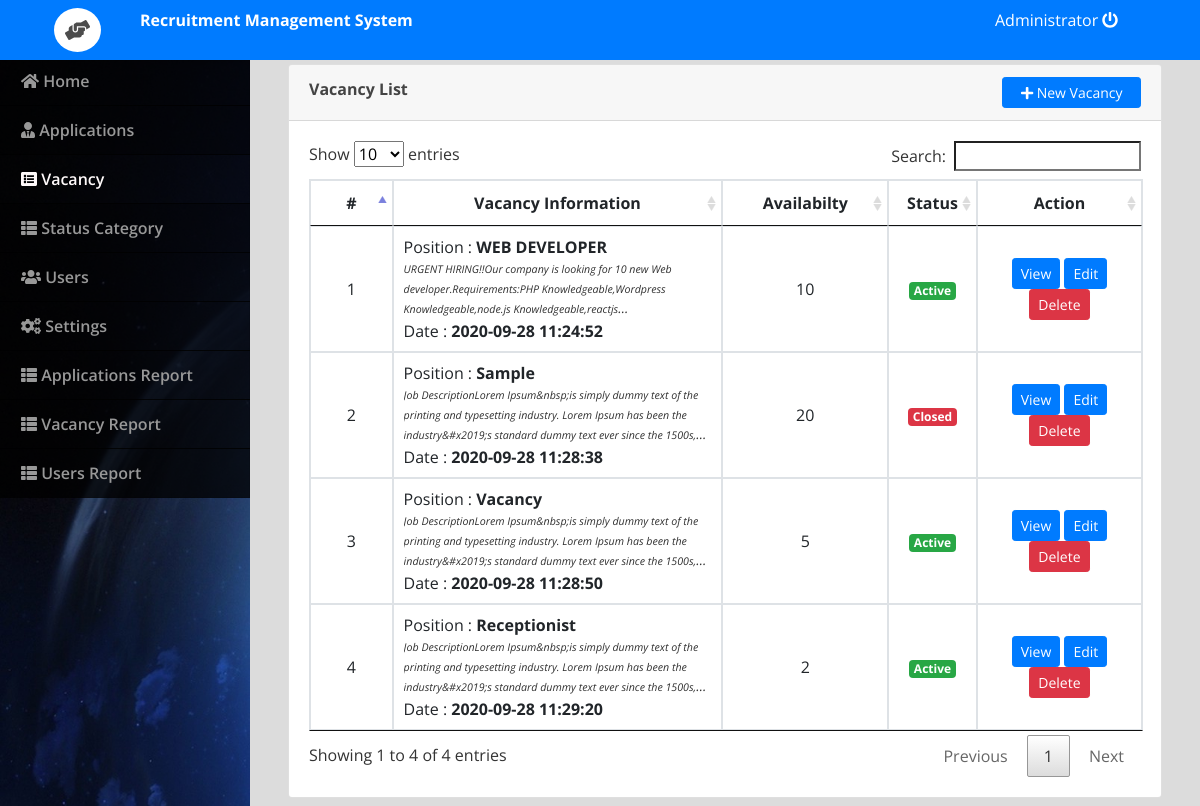
/admin/index.php?page=vacancy (signed in), run on the app's committed database.
### tables this page shows
CREATE TABLE `vacancy` (
  `id` int(30) NOT NULL,
  `position` varchar(200) NOT NULL,
  `availability` int(30) NOT NULL,
  `description` text NOT NULL,
  `status` tinyint(1) NOT NULL DEFAULT 1,
  `date_created` datetime NOT NULL DEFAULT current_timestamp()
);

### admin/vacancy.php (the view, shortened to what this page needs)
<?php include('db_connect.php');?>
<div class="container-fluid">
	<div class="col-lg-12">
		<div class="row">
			<div class="col-md-12">
				<div class="card">
					<div class="card-header">
						<div class="row">
							<div class="col-lg-12">
								<span><large><b>Vacancy List</b></large></span>
								<button class="btn btn-sm btn-block btn-primary btn-sm col-md-2 float-right" type="button" id="new_vacancy"><i class="fa fa-plus"></i> New Vacancy</button>
							</div>
						</div>
					</div>
					<div class="card-body">
						<table class="table table-bordered table-hover">
							<colgroup>
								<col width="10%">
								<col width="40%">
								<col width="20%">
								<col width="10%">
								<col width="20%">
							</colgroup>
							<thead>
								<tr>
									<th class="text-center">#</th>
									<th class="text-center">Vacancy Information</th>
									<th class="text-center">Availabilty</th>
									<th class="text-center">Status</th>
									<th class="text-center">Action</th>
								</tr>
							</thead>
							<tbody>
								<?php
								$i = 1;
								$plan = $conn->query("SELECT * FROM vacancy order by id asc");
								while($row=$plan->fetch_assoc()):
									$trans = get_html_translation_table(HTML_ENTITIES,ENT_QUOTES);
									unset($trans["\""], $trans["<"], $trans[">"], $trans["<h2"]);
									$desc = strtr(html_entity_decode($row['description']),$trans);
									$desc=str_replace(array("<li>","</li>"), array("",","), $desc);
								?>
								<tr>
									<td class="text-center"><?php echo $i++ ?></td>
									<td class="">
										<p>Position : <b><?php echo $row['position'] ?></b></p>
										<p class=" truncate"><i><small><?php echo strip_tags($desc) ?></small></i></p>
										<p>Date  : <b><?php echo $row['date_created'] ?></b></p>
									</td>
									<td class="text-center">
										<?php echo $row['availability'] ?>
									</td>
									<td class="text-center">
										<?php if($row['status'] == 1): ?>
											<span class="badge badge-success">Active</span>
										<?php else: ?>
											<span class="badge badge-danger">Closed</span>
										<?php endif; ?>
									</td>
									<td class="text-center">
										<button class="btn btn-sm btn-primary view_vacancy" type="button" data-id="<?php echo $row['id'] ?>" >View</button>
										<button class="btn btn-sm btn-primary edit_vacancy" type="button" data-id="<?php echo $row['id'] ?>" >Edit</button>
										<button class="btn btn-sm btn-danger delete_vacancy" type="button" data-id="<?php echo $row['id'] ?>">Delete</button>
									</td>
								</tr>
								<?php endwhile; ?>
							</tbody>
						</table>
					</div>
				</div>
			</div>
		</div>
	</div>
</div>

### admin/index.php (shortened to what this page needs)
<!DOCTYPE html>
<html lang="en">
<head>
<?php
 include('./header.php');
 ?>
</head>
<body>
	<?php include 'topbar.php' ?>
	<?php include 'navbar.php' ?>
  <main id="view-panel" >
      <?php $page = isset($_GET['page']) ? $_GET['page'] :'home'; ?>
  	<?php include $page.'.php' ?>
  </main>
</body>
</html>

### admin/header.php (shortened to what this page needs)
  <link rel="stylesheet" href="assets/font-awesome/css/all.min.css">
<link href="assets/vendor/bootstrap/css/bootstrap.min.css" rel="stylesheet">
<link href="assets/vendor/icofont/icofont.min.css" rel="stylesheet">
<link href="assets/vendor/boxicons/css/boxicons.min.css" rel="stylesheet">
<link href="assets/vendor/venobox/venobox.css" rel="stylesheet">
<link href="assets/vendor/animate.css/animate.min.css" rel="stylesheet">
<link href="assets/vendor/remixicon/remixicon.css" rel="stylesheet">
<link href="assets/vendor/owl.carousel/assets/owl.carousel.min.css" rel="stylesheet">
<link href="assets/vendor/bootstrap-datepicker/css/bootstrap-datepicker.min.css" rel="stylesheet">
<link href="assets/DataTables/datatables.min.css" rel="stylesheet">
<link href="assets/css/jquery.datetimepicker.min.css" rel="stylesheet">
<link href="assets/css/select2.min.css" rel="stylesheet">
<link href="assets/css/style.css" rel="stylesheet">
<link type="text/css" rel="stylesheet" href="assets/css/jquery-te-1.4.0.css">

### admin/topbar.php (shortened to what this page needs)
<nav class="navbar navbar-light fixed-top bg-primary" style="padding:0;">
  <div class="container-fluid mt-2 mb-2">
  	<div class="col-lg-12">
  		<div class="col-md-1 float-left" style="display: flex;">
  			<div class="logo">
  				<span class="fa fa-hands-helping"></span>
  			</div>
  		</div>
      <div class="col-md-4 float-left text-white">
        <large><b>Recruitment Management System</b></large>
      </div>
	  	<div class="col-md-2 float-right text-white">
	  		<a href="ajax.php?action=logout" class="text-white"><?php echo $_SESSION['login_name'] ?> <i class="fa fa-power-off"></i></a>
	    </div>
    </div>
  </div>
</nav>

### admin/navbar.php (shortened to what this page needs)
<nav id="sidebar" class='mx-lt-5 bg-dark' >
		<div class="sidebar-list">
				<a href="index.php?page=home" class="nav-item nav-home"><span class='icon-field'><i class="fa fa-home"></i></span> Home</a>
				<a href="index.php?page=applications" class="nav-item nav-applications"><span class='icon-field'><i class="fa fa-user-tie"></i></span> Applications</a>
				<a href="index.php?page=vacancy" class="nav-item nav-vacancy"><span class='icon-field'><i class="fa fa-list-alt"></i></span> Vacancy</a>
				<a href="index.php?page=recruitment_status" class="nav-item nav-recruitment_status"><span class='icon-field'><i class="fa fa-th-list"></i></span> Status Category</a>
				<?php if($_SESSION['login_type'] == 1): ?>
				<a href="index.php?page=users" class="nav-item nav-users"><span class='icon-field'><i class="fa fa-users"></i></span> Users</a>
				<a href="index.php?page=site_settings" class="nav-item nav-site_settings"><span class='icon-field'><i class="fa fa-cogs"></i></span> Settings</a>
				<a href="index.php?page=applications_report" class="nav-item nav-applications_report"><i class="fa fa-th-list"></i> Applications Report</span></a>
				<a href="index.php?page=vacancy_report" class="nav-item nav-vacancy_report"><i class="fa fa-th-list"></i> Vacancy Report</span></a>
				<a href="index.php?page=user_report" class="nav-item nav-user_report"><i class="fa fa-th-list"></i> Users Report</span></a>
			<?php endif; ?>
		</div>
</nav>

### admin/assets/css/style.css (style rules this page uses)
body { font-family: "Open Sans", sans-serif; color: #444444; width: 100%; height: calc(100%); }
a { color: #1977cc; }
nav#sidebar { height: calc(100%); position: fixed; z-index: 99; left: 0; width: 250px; background: url(../../../assets/img/travel-cover.jpg); background-repeat: no-repeat; background-size: cover; }
a.nav-item { position: relative; display: block; padding: .75rem 1.25rem; margin-bottom: -1px; border: 1px solid rgba(0,0,0,.125); background-color: #000000c4; color: #989898; font-weight: 600; }
a.nav-item:hover, .nav-item.active { background-color: #000000ad; color: #fffafa; }
main#view-panel { margin-left: 250px; width:calc(100% - 250px); margin-top: 3.5rem; padding: .5em }
.truncate { overflow: hidden; text-overflow: ellipsis; display: -webkit-box; -webkit-line-clamp: 3; -webkit-box-orient: vertical; font-size: smaller; color: #000000cf; font-style: italic; }

### admin/index.php (style rules this page uses)
body { background: #80808045; }

### admin/topbar.php (style rules this page uses)
.logo { margin: auto; font-size: 20px; background: white; padding: 7px 11px; border-radius: 50% 50%; color: #000000b3; }

### admin/vacancy.php (style rules this page uses)
td { vertical-align: middle !important; }
td p { margin: unset }

### data on the page
vacancy: position "WEB DEVELOPER", description "URGENT HIRING!!Our company is looking for 10 new Web developer.Requirements:PHP Knowledgeable,Wordpress Knowledgeable,node.js…", date_created "2020-09-28 11:24:52", availability "10", status "Active"
vacancy: position "Sample", description "Job DescriptionLorem Ipsum&nbsp;is simply dummy text of the printing and typesetting industry. Lorem Ipsum has been the industry&#x2019;s standard dummy text ever since the…", date_created "2020-09-28 11:28:38", availability "20", status "Closed"
vacancy: position "Vacancy", description "Job DescriptionLorem Ipsum&nbsp;is simply dummy text of the printing and typesetting industry. Lorem Ipsum has been the industry&#x2019;s standard dummy text ever since the…", date_created "2020-09-28 11:28:50", availability "5", status "Active"
vacancy: position "Receptionist", description "Job DescriptionLorem Ipsum&nbsp;is simply dummy text of the printing and typesetting industry. Lorem Ipsum has been the industry&#x2019;s standard dummy text ever since the…", date_created "2020-09-28 11:29:20", availability "2", status "Active"

### other printed values
$_SESSION['login_name'] "Administrator"
